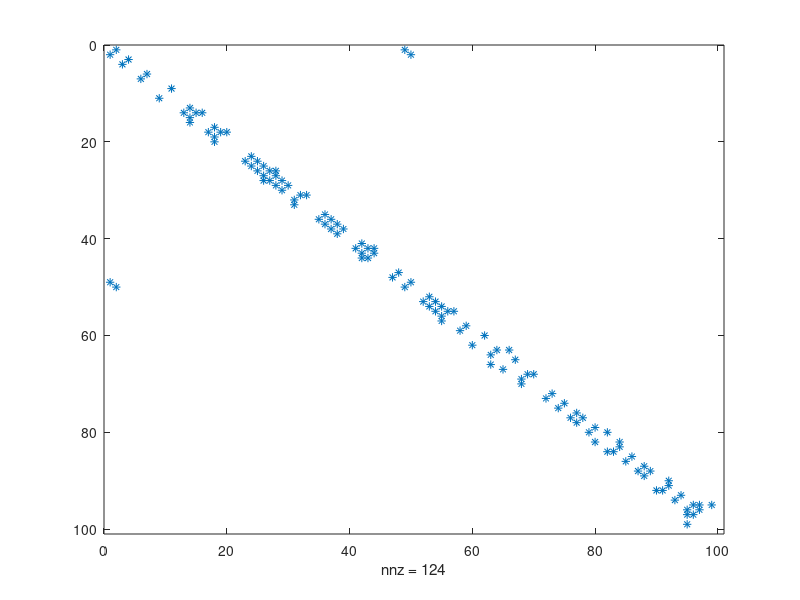

This chart was generated by the following MATLAB code:
clear
load('circles3d.mat')

len = 1;
D = [];
k = 3;
[n,d]=knnsearch(X, X, 'k', k + 1);
W = zeros(100);
d;
DegMat = zeros(100);

%Calculate weighted adjacency matrix W
for idx1=1:100,
    for idx2=1:100,
        index = 0;
        value = 0;
        for i=1:3,
            %If n(idx1, idx2) is in graph
            if((n(idx1, i+1) == idx2)&& (n(idx2, i+1) == idx1))
                index = i+1;
                value = idx2;
            end
        end
        if (value ~= 0)
            %Add weight to both adjacency matrices
            W(idx1, value) = W(idx1, value) + exp(-d(idx1, index)/len);
            W(value, idx1) = W(value, idx1) + exp(-d(idx1, index)/len);
        end
    end
end

%Compute the degree matrix
for m=1:size(W, 1),
    index = m;
    
    %Get ocurrences of each value in matrix
    sumsOfColumns = sum(n==index);
    %Subtract 1 due to index value
    degreeOfVertex = (sum(sumsOfColumns) - 1);
    
    DegMat(m, m) = degreeOfVertex;
end

%Construct corresponding Laplacian matrix L
L = DegMat-W;
LCT = ctranspose(L);

%Find eigencalues of the Laplacian L*
lctEv = eig(LCT);

%Symmetric adjacency matrix and Laplacian
spy(W);

%whos




